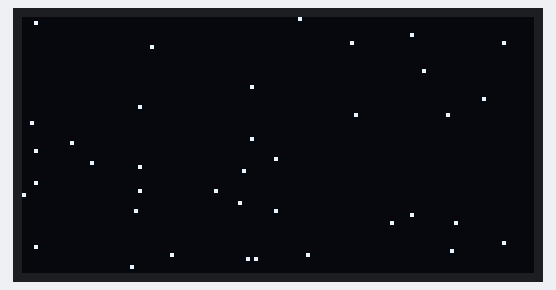
This program was run on a simulated MicroPython board. On the bench: 128×64 one-colour display. Random numbers come from a fixed seed; library files of the repository ran but are not shown: ssd1306.py.

Above: at 6.76 s.
At 10.7 s:
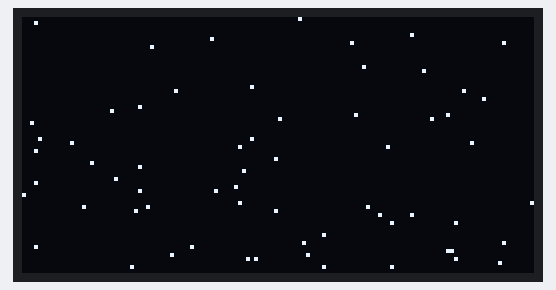
At 13.13 s:
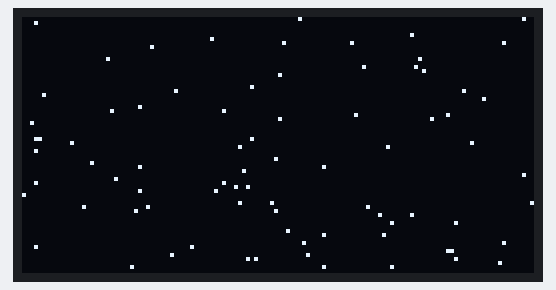
At 19.48 s:
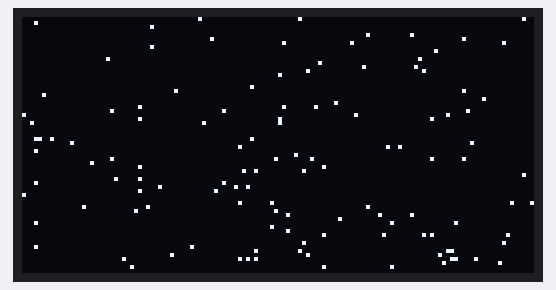
At 27.2 s:
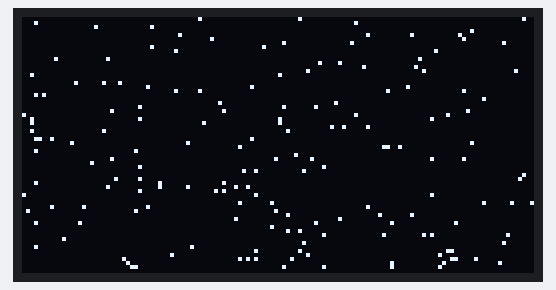
At 34.39 s:
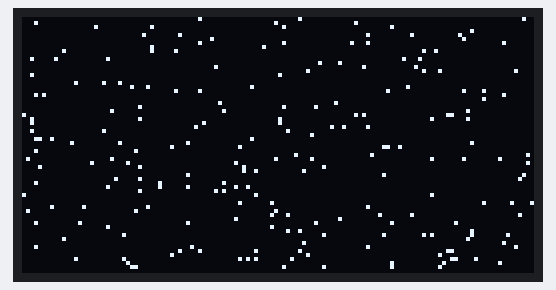

The program:

random_pixels.py
```python
from machine import Pin, SoftI2C
import ssd1306
import time
import urandom

i2c = SoftI2C(sda=Pin(10, Pin.PULL_UP), scl=Pin(11, Pin.PULL_UP), freq=100000)
time.sleep(0.5)

oled = ssd1306.SSD1306_I2C(128, 64, i2c)
oled.fill(0)

while True:
    x = urandom.getrandbits(7) % 128
    y = urandom.getrandbits(6) % 64
    oled.pixel(x, y, 1)
    oled.show()
    time.sleep_ms(50)
```
